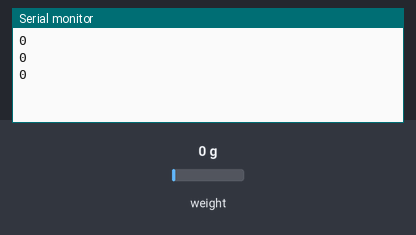
Bench run of a sketch on a simulated Arduino Uno, built with avr-gcc and run on an emulated ATmega328P. Parts: the last lines printed to the serial monitor. The inputs (shaded band) are chosen by the test bench; at power-on: weight on the scale 0 g.

Above: at 1.5 s.
1.6 s: weight on the scale set to 100 g
At 2.4 s:
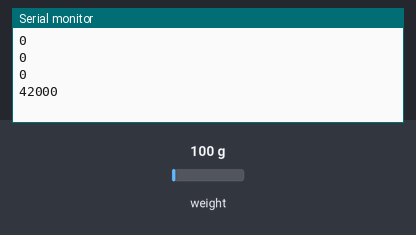
3.1 s: weight on the scale set to 1250 g
At 3.6 s:
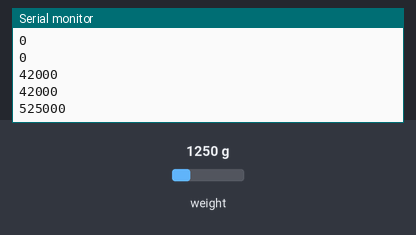
Timing chart, 0 to 6.1 s (numbered marks = the images above; inputs shaded):
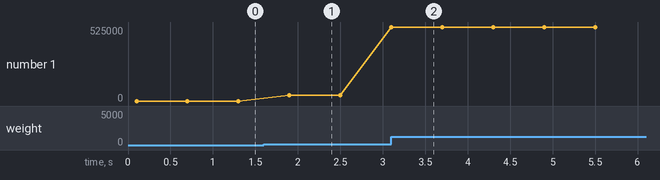

Measured:
- after the input at 1.6 s, the serial monitor: prints a new line after 0.30 s (image 1)
- after the input at 3.1 s, the serial monitor: prints a new line at once (image 2)
- plotted number 1: 0 → 42000 after the input at 1.6 s, 42000 → 525000 after the input at 3.1 s

The sketch:

03_Fuer_010_cal002.ino
```cpp
#include "HX711.h"

#define DT 7
#define SCK 6

HX711 scale;

void setup() {

  Serial.begin(9600);

  scale.begin(DT,SCK);

}

void loop() {

  if(scale.is_ready()){

    Serial.println(scale.read());

  } else {

    Serial.println("HX711 no encontrado");

  }

  delay(500);

}
```
